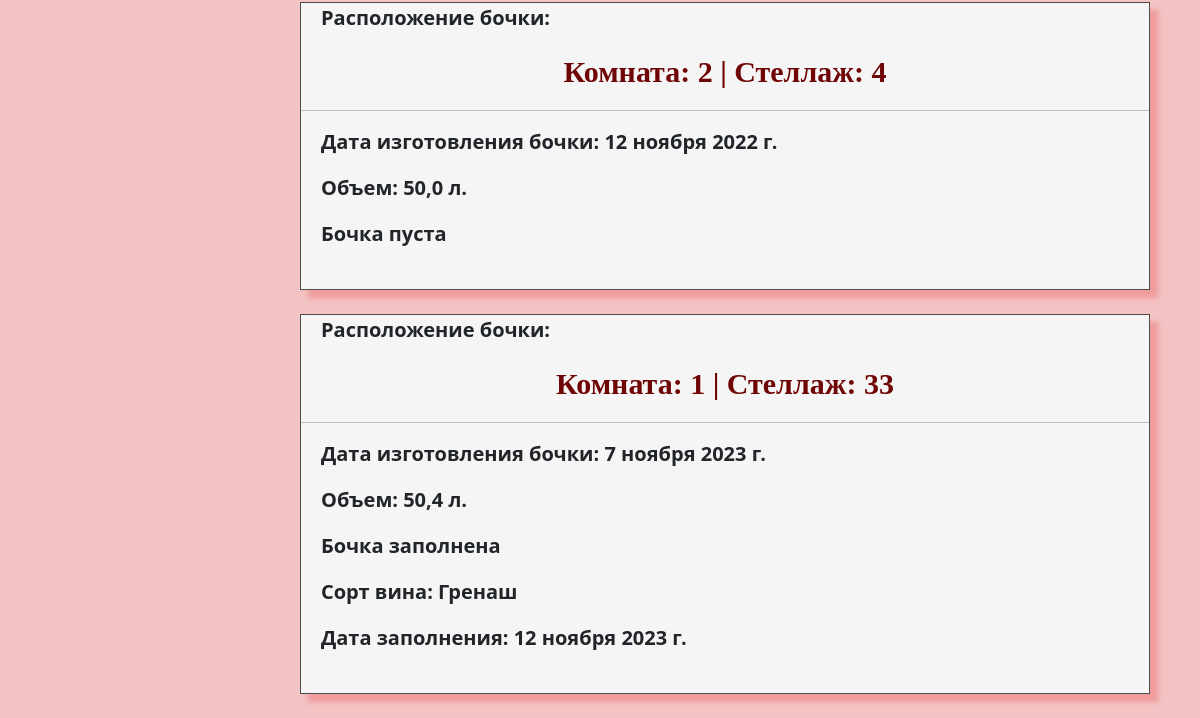
The app's page /barrels/ (lower part), older data.
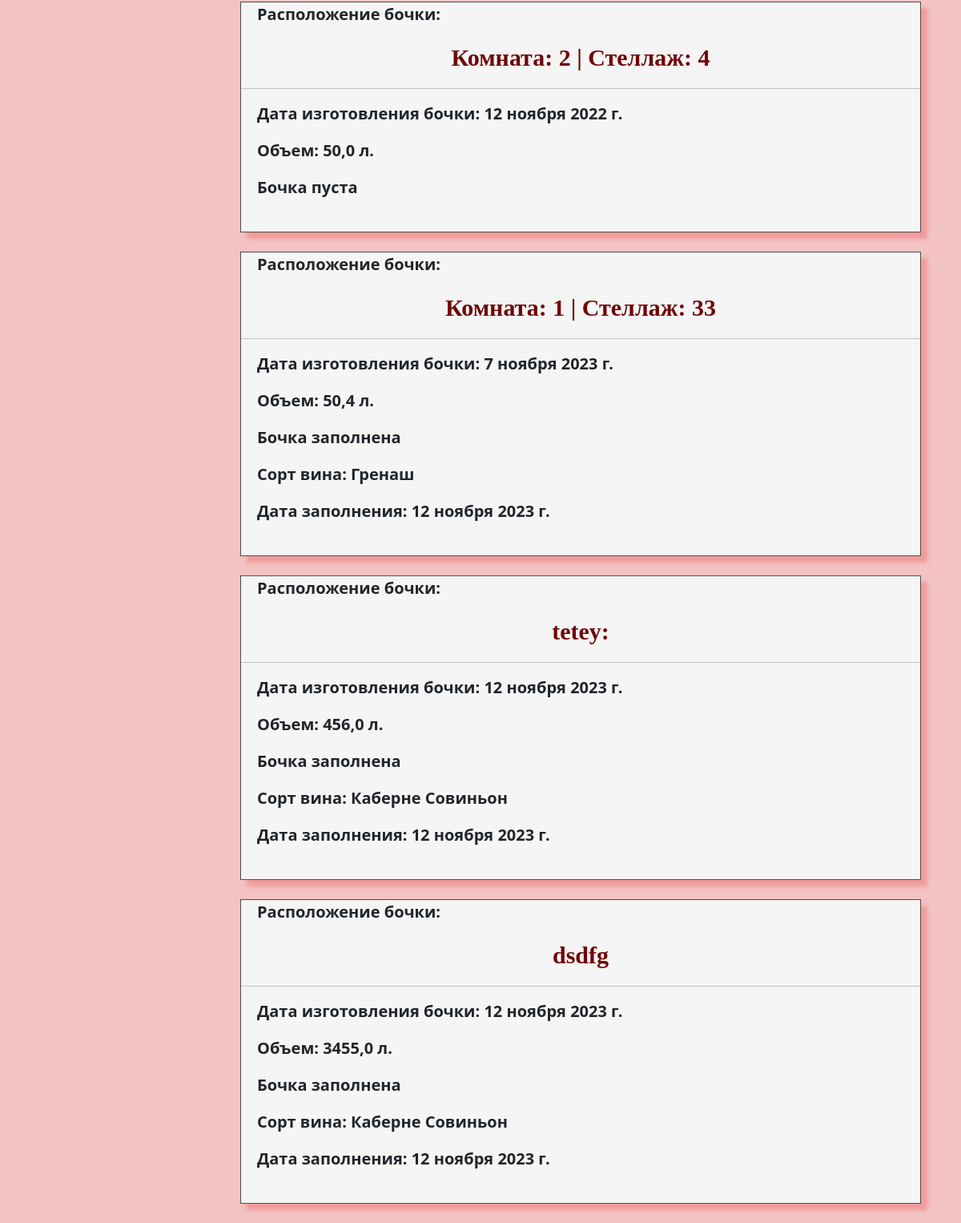
The same page, newer data.
### wino/models.py (models this page shows, shortened)
class bochka(models.Model):
    mesto=models.CharField(max_length=50,verbose_name='Местоположение бочки', help_text='Введите комнату и стеллаж',default='Комната:   |   Стеллаж: ')
    date_izg=models.DateField(verbose_name='Дата изготовления бочки')
    obyem=models.FloatField(verbose_name='Объем в литрах')
    pusto=models.BooleanField(verbose_name='Бочка заполнена',help_text='Поставьте галочку, если бочка не пуста')
    data_zapolnenya=models.DateField(verbose_name='Дата заполнения бочки',null=True,blank=True)
    sort_vina=models.ForeignKey(wine_sort,on_delete = models.CASCADE,null=True,blank=True,verbose_name='Сорт вина',help_text='Выберите сорт вина')
    class Meta:
        verbose_name_plural = 'Бочки'
        verbose_name = 'Бочка'
        ordering = ['-pusto']

class wine_sort(models.Model):
    title=models.CharField(max_length=70,verbose_name='Название вина',help_text='Введите название вина')
    colors = (
        ('Розовое','Розовое '),
        ('Красное','Красное '),
        ('Белое','Белое '),
    )
    color=models.CharField(max_length=50,choices=colors,verbose_name='Цвет')
    b_year=models.IntegerField(verbose_name='Время выдержки в бочках', help_text='в годах')
    bu_month=models.IntegerField(verbose_name='Время выдержки в бутылках', help_text='в месяцах')
    s_grape=models.ForeignKey(grape,on_delete = models.CASCADE,verbose_name='Сорт винограда',null=True)
    type1=models.ForeignKey('type_wine',on_delete = models.CASCADE,verbose_name='Тип винограда',null=True)
    def __str__(self):
        return self.title
    class Meta:
        verbose_name_plural = 'Сорта вин'
        verbose_name = 'Сорт вина'

### wino/views.py (the view)
# urls.py: path('barrels/',views.barrelwine,name='barrelofwine'),
def barrelwine(request):
    bbs = bochka.objects.order_by('-mesto')
    return render(request, "wino/index.html", {'bbs': bbs})

### wino/templates/wino/index.html
{% extends 'wino/layout.html' %}
{% block content %}
<h1 style="text-align: center; color: aliceblue;"> Бочки</h1><br>
	<div>
		{% if bbs %}
				{% for bb in bbs %}
				<div class="shadowbox">
					<p style="margin-left: 20px">Расположение бочки: </p>
					<p style="text-align: center;color: rgb(112, 5, 5);font-size: 30px;font-family: URW Chancery L, cursive;">{{ bb.mesto }}</p><hr>
						<p style="margin-left: 20px">Дата изготовления бочки: 	{{ bb.date_izg}}</p>
							<p style="margin-left: 20px">Объем: {{ bb.obyem }} л.</p>
						{% if bb.pusto %}
							<p style="margin-left: 20px">Бочка заполнена</p>
							<p style="margin-left: 20px">Сорт вина: 	{{bb.sort_vina}}</p>
						<p style="margin-left: 20px">Дата заполнения: 	{{bb.data_zapolnenya}}</p>
						{% else%}
							<p style="margin-left: 20px">Бочка пуста</p>
						{% endif %}
						<br>
					</div>
					<br>
				{% endfor %}
		{% else %}
			<p>В винном погребе нет бочек...</p>
		</div>
		{% endif %}
{% endblock %}

Row changes from the older to the newer data that the page shows:
added bochka: mesto "tetey:", date_izg "12 ноября 2023 г.", obyem "456,0", sort_vina "Каберне Совиньон", data_zapolnenya "12 ноября 2023 г."
added bochka: mesto "dsdfg", date_izg "12 ноября 2023 г.", obyem "3455,0", sort_vina "Каберне Совиньон", data_zapolnenya "12 ноября 2023 г."
